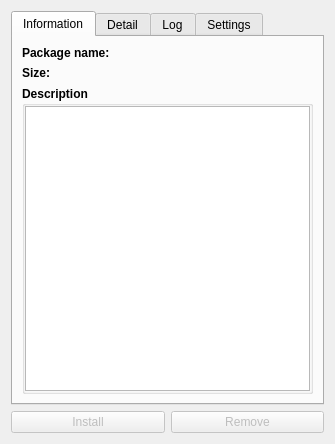
<?xml version="1.0" encoding="UTF-8"?>
<ui version="4.0">
 <class>mainWidget</class>
 <widget class="QWidget" name="mainWidget">
  <property name="geometry">
   <rect>
    <x>0</x>
    <y>0</y>
    <width>335</width>
    <height>310</height>
   </rect>
  </property>
  <property name="minimumSize">
   <size>
    <width>335</width>
    <height>0</height>
   </size>
  </property>
  <property name="windowIcon">
   <iconset theme="debinstaller"/>
  </property>
  <property name="locale">
   <locale language="English" country="UnitedStates"/>
  </property>
  <layout class="QGridLayout" name="gridLayout">
   <item row="0" column="0">
    <widget class="QTabWidget" name="tabWidget">
     <property name="locale">
      <locale language="English" country="UnitedStates"/>
     </property>
     <property name="currentIndex">
      <number>0</number>
     </property>
     <widget class="QWidget" name="info">
      <property name="locale">
       <locale language="English" country="UnitedStates"/>
      </property>
      <attribute name="title">
       <string>Information</string>
      </attribute>
      <layout class="QGridLayout" name="gridLayout_5">
       <item row="0" column="0">
        <layout class="QFormLayout" name="formLayout_2">
         <item row="0" column="0">
          <widget class="QLabel" name="label_pkgName">
           <property name="font">
            <font>
             <weight>75</weight>
             <bold>true</bold>
            </font>
           </property>
           <property name="text">
            <string>Package name:</string>
           </property>
          </widget>
         </item>
         <item row="0" column="1">
          <widget class="QLabel" name="pkgName">
           <property name="text">
            <string/>
           </property>
          </widget>
         </item>
         <item row="1" column="0">
          <widget class="QLabel" name="label_size">
           <property name="font">
            <font>
             <weight>75</weight>
             <bold>true</bold>
            </font>
           </property>
           <property name="text">
            <string>Size:</string>
           </property>
          </widget>
         </item>
         <item row="1" column="1">
          <widget class="QLabel" name="size">
           <property name="text">
            <string/>
           </property>
          </widget>
         </item>
        </layout>
       </item>
       <item row="1" column="0">
        <widget class="QGroupBox" name="groupBox">
         <property name="font">
          <font>
           <weight>75</weight>
           <bold>true</bold>
          </font>
         </property>
         <property name="title">
          <string>Description</string>
         </property>
         <layout class="QGridLayout" name="gridLayout_4">
          <property name="leftMargin">
           <number>0</number>
          </property>
          <property name="topMargin">
           <number>0</number>
          </property>
          <property name="rightMargin">
           <number>0</number>
          </property>
          <property name="bottomMargin">
           <number>0</number>
          </property>
          <property name="spacing">
           <number>0</number>
          </property>
          <item row="0" column="0">
           <widget class="QTextBrowser" name="description">
            <property name="font">
             <font>
              <weight>50</weight>
              <bold>false</bold>
             </font>
            </property>
           </widget>
          </item>
         </layout>
        </widget>
       </item>
      </layout>
     </widget>
     <widget class="QWidget" name="detail">
      <property name="locale">
       <locale language="English" country="UnitedStates"/>
      </property>
      <attribute name="title">
       <string>Detail</string>
      </attribute>
      <layout class="QFormLayout" name="formLayout">
       <item row="1" column="0">
        <widget class="QLabel" name="label_version">
         <property name="font">
          <font>
           <weight>75</weight>
           <bold>true</bold>
          </font>
         </property>
         <property name="visible">
          <bool>false</bool>
         </property>
         <property name="text">
          <string>Version:</string>
         </property>
        </widget>
       </item>
       <item row="1" column="1">
        <widget class="QLabel" name="version">
         <property name="visible">
          <bool>false</bool>
         </property>
         <property name="text">
          <string/>
         </property>
         <property name="wordWrap">
          <bool>false</bool>
         </property>
         <property name="openExternalLinks">
          <bool>false</bool>
         </property>
         <property name="textInteractionFlags">
          <set>Qt::LinksAccessibleByMouse|Qt::TextSelectableByMouse</set>
         </property>
        </widget>
       </item>
       <item row="2" column="0">
        <widget class="QLabel" name="label_architecture">
         <property name="font">
          <font>
           <weight>75</weight>
           <bold>true</bold>
          </font>
         </property>
         <property name="visible">
          <bool>false</bool>
         </property>
         <property name="text">
          <string>Architecture:</string>
         </property>
        </widget>
       </item>
       <item row="2" column="1">
        <widget class="QLabel" name="architecture">
         <property name="visible">
          <bool>false</bool>
         </property>
         <property name="openExternalLinks">
          <bool>false</bool>
         </property>
         <property name="textInteractionFlags">
          <set>Qt::LinksAccessibleByMouse|Qt::TextSelectableByMouse</set>
         </property>
        </widget>
       </item>
       <item row="3" column="0">
        <widget class="QLabel" name="label_maintainer">
         <property name="font">
          <font>
           <weight>75</weight>
           <bold>true</bold>
          </font>
         </property>
         <property name="visible">
          <bool>false</bool>
         </property>
         <property name="text">
          <string>Maintainer:</string>
         </property>
        </widget>
       </item>
       <item row="3" column="1">
        <widget class="QLabel" name="maintainer">
         <property name="visible">
          <bool>false</bool>
         </property>
         <property name="textInteractionFlags">
          <set>Qt::LinksAccessibleByMouse|Qt::TextSelectableByMouse</set>
         </property>
        </widget>
       </item>
       <item row="4" column="0">
        <widget class="QLabel" name="label_section">
         <property name="font">
          <font>
           <weight>75</weight>
           <bold>true</bold>
          </font>
         </property>
         <property name="visible">
          <bool>false</bool>
         </property>
         <property name="text">
          <string>Section:</string>
         </property>
        </widget>
       </item>
       <item row="4" column="1">
        <widget class="QLabel" name="section">
         <property name="visible">
          <bool>false</bool>
         </property>
         <property name="textInteractionFlags">
          <set>Qt::LinksAccessibleByMouse|Qt::TextSelectableByMouse</set>
         </property>
        </widget>
       </item>
       <item row="5" column="1">
        <widget class="QLabel" name="priority">
         <property name="visible">
          <bool>false</bool>
         </property>
         <property name="textInteractionFlags">
          <set>Qt::LinksAccessibleByMouse|Qt::TextSelectableByMouse</set>
         </property>
        </widget>
       </item>
       <item row="5" column="0">
        <widget class="QLabel" name="label_priority">
         <property name="font">
          <font>
           <weight>75</weight>
           <bold>true</bold>
          </font>
         </property>
         <property name="visible">
          <bool>false</bool>
         </property>
         <property name="text">
          <string>Priority:</string>
         </property>
        </widget>
       </item>
       <item row="6" column="0">
        <widget class="QLabel" name="label_homepage">
         <property name="font">
          <font>
           <weight>75</weight>
           <bold>true</bold>
          </font>
         </property>
         <property name="visible">
          <bool>false</bool>
         </property>
         <property name="text">
          <string>Homepage:</string>
         </property>
        </widget>
       </item>
       <item row="6" column="1">
        <widget class="QLabel" name="homepage">
         <property name="visible">
          <bool>false</bool>
         </property>
         <property name="openExternalLinks">
          <bool>true</bool>
         </property>
         <property name="textInteractionFlags">
          <set>Qt::LinksAccessibleByMouse|Qt::TextSelectableByMouse</set>
         </property>
        </widget>
       </item>
       <item row="7" column="0">
        <widget class="QLabel" name="label_provides">
         <property name="font">
          <font>
           <weight>75</weight>
           <bold>true</bold>
          </font>
         </property>
         <property name="visible">
          <bool>false</bool>
         </property>
         <property name="text">
          <string>Provides:</string>
         </property>
        </widget>
       </item>
       <item row="7" column="1">
        <widget class="QLineEdit" name="provides">
         <property name="visible">
          <bool>false</bool>
         </property>
         <property name="readOnly">
          <bool>true</bool>
         </property>
        </widget>
       </item>
       <item row="8" column="0">
        <widget class="QLabel" name="label_depends">
         <property name="font">
          <font>
           <weight>75</weight>
           <bold>true</bold>
          </font>
         </property>
         <property name="visible">
          <bool>false</bool>
         </property>
         <property name="text">
          <string>Depends:</string>
         </property>
        </widget>
       </item>
       <item row="8" column="1">
        <widget class="QTextBrowser" name="depends">
         <property name="maximumSize">
          <size>
           <width>16777215</width>
           <height>60</height>
          </size>
         </property>
         <property name="visible">
          <bool>false</bool>
         </property>
         <property name="html">
          <string>&lt;!DOCTYPE HTML PUBLIC &quot;-//W3C//DTD HTML 4.0//EN&quot; &quot;http://www.w3.org/TR/REC-html40/strict.dtd&quot;&gt;
&lt;html&gt;&lt;head&gt;&lt;meta name=&quot;qrichtext&quot; content=&quot;1&quot; /&gt;&lt;style type=&quot;text/css&quot;&gt;
p, li { white-space: pre-wrap; }
&lt;/style&gt;&lt;/head&gt;&lt;body style=&quot; font-family:'Noto Sans'; font-size:10pt; font-weight:400; font-style:normal;&quot;&gt;
&lt;p style=&quot;-qt-paragraph-type:empty; margin-top:0px; margin-bottom:0px; margin-left:0px; margin-right:0px; -qt-block-indent:0; text-indent:0px;&quot;&gt;&lt;br /&gt;&lt;/p&gt;&lt;/body&gt;&lt;/html&gt;</string>
         </property>
        </widget>
       </item>
       <item row="9" column="0">
        <widget class="QLabel" name="label_recommends">
         <property name="font">
          <font>
           <weight>75</weight>
           <bold>true</bold>
          </font>
         </property>
         <property name="visible">
          <bool>false</bool>
         </property>
         <property name="text">
          <string>Recommends:</string>
         </property>
        </widget>
       </item>
       <item row="10" column="0">
        <widget class="QLabel" name="label_suggests">
         <property name="font">
          <font>
           <weight>75</weight>
           <bold>true</bold>
          </font>
         </property>
         <property name="visible">
          <bool>false</bool>
         </property>
         <property name="text">
          <string>Suggests:</string>
         </property>
        </widget>
       </item>
       <item row="10" column="1">
        <widget class="QTextBrowser" name="suggests">
         <property name="maximumSize">
          <size>
           <width>16777215</width>
           <height>60</height>
          </size>
         </property>
         <property name="visible">
          <bool>false</bool>
         </property>
        </widget>
       </item>
       <item row="9" column="1">
        <widget class="QTextBrowser" name="recommends">
         <property name="maximumSize">
          <size>
           <width>16777215</width>
           <height>60</height>
          </size>
         </property>
         <property name="visible">
          <bool>false</bool>
         </property>
        </widget>
       </item>
       <item row="11" column="1">
        <spacer name="verticalSpacer">
         <property name="orientation">
          <enum>Qt::Vertical</enum>
         </property>
         <property name="sizeHint" stdset="0">
          <size>
           <width>0</width>
           <height>0</height>
          </size>
         </property>
        </spacer>
       </item>
      </layout>
     </widget>
     <widget class="QWidget" name="log">
      <property name="locale">
       <locale language="English" country="UnitedStates"/>
      </property>
      <attribute name="title">
       <string>Log</string>
      </attribute>
      <layout class="QGridLayout" name="gridLayout_2">
       <item row="0" column="0">
        <widget class="QPlainTextEdit" name="aptLog">
         <property name="locale">
          <locale language="English" country="UnitedStates"/>
         </property>
         <property name="readOnly">
          <bool>true</bool>
         </property>
         <property name="tabStopWidth">
          <number>35</number>
         </property>
        </widget>
       </item>
      </layout>
     </widget>
     <widget class="QWidget" name="settings">
      <attribute name="title">
       <string>Settings</string>
      </attribute>
      <layout class="QGridLayout" name="gridLayout_3">
       <item row="2" column="1">
        <widget class="QLineEdit" name="installArgs">
         <property name="text">
          <string>install -y</string>
         </property>
        </widget>
       </item>
       <item row="0" column="0">
        <widget class="QLabel" name="label_sudo">
         <property name="text">
          <string>Sudo command</string>
         </property>
        </widget>
       </item>
       <item row="0" column="1">
        <widget class="QLineEdit" name="sudo">
         <property name="text">
          <string>kdesudo -c</string>
         </property>
        </widget>
       </item>
       <item row="1" column="0">
        <widget class="QLabel" name="label_apt">
         <property name="text">
          <string>Apt command</string>
         </property>
        </widget>
       </item>
       <item row="1" column="1">
        <widget class="QLineEdit" name="apt">
         <property name="text">
          <string>apt</string>
         </property>
        </widget>
       </item>
       <item row="4" column="0">
        <widget class="QLabel" name="label_checkInstall">
         <property name="text">
          <string>Check install args</string>
         </property>
        </widget>
       </item>
       <item row="4" column="1">
        <widget class="QLineEdit" name="checkInstall">
         <property name="text">
          <string>list --installed</string>
         </property>
        </widget>
       </item>
       <item row="5" column="0">
        <widget class="QLabel" name="label_getInfo">
         <property name="text">
          <string>Get info command</string>
         </property>
        </widget>
       </item>
       <item row="2" column="0">
        <widget class="QLabel" name="label_installArgs">
         <property name="text">
          <string>Install args</string>
         </property>
        </widget>
       </item>
       <item row="5" column="1">
        <widget class="QLineEdit" name="getInfo">
         <property name="text">
          <string>dpkg -I</string>
         </property>
        </widget>
       </item>
       <item row="3" column="0">
        <widget class="QLabel" name="label_removeArgs">
         <property name="text">
          <string>Remove args</string>
         </property>
        </widget>
       </item>
       <item row="3" column="1">
        <widget class="QLineEdit" name="removeArgs">
         <property name="text">
          <string>remove -y</string>
         </property>
        </widget>
       </item>
      </layout>
     </widget>
    </widget>
   </item>
   <item row="1" column="0">
    <layout class="QHBoxLayout" name="horizontalLayout">
     <item>
      <widget class="QPushButton" name="install">
       <property name="enabled">
        <bool>false</bool>
       </property>
       <property name="text">
        <string>Install</string>
       </property>
      </widget>
     </item>
     <item>
      <widget class="QPushButton" name="remove">
       <property name="enabled">
        <bool>false</bool>
       </property>
       <property name="text">
        <string>Remove</string>
       </property>
      </widget>
     </item>
    </layout>
   </item>
  </layout>
 </widget>
 <resources/>
 <connections/>
</ui>
